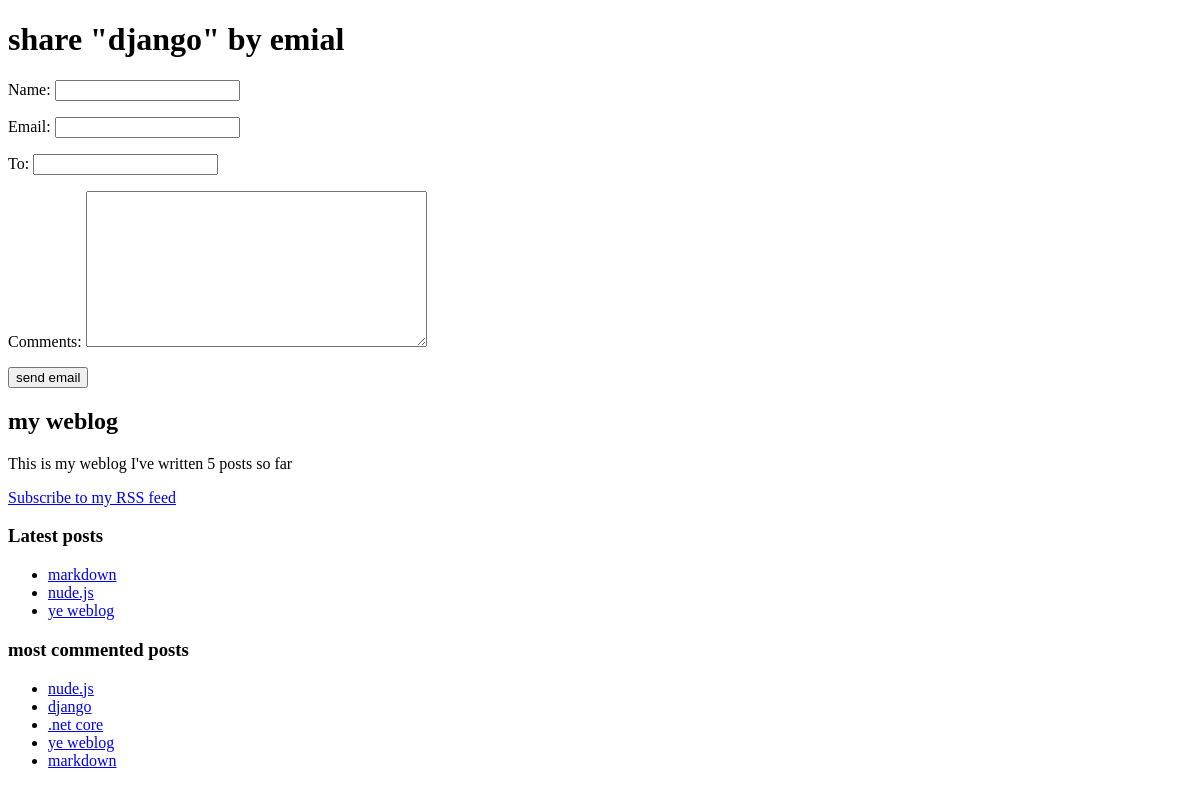
The app's page /weblog/1/share/, older data.
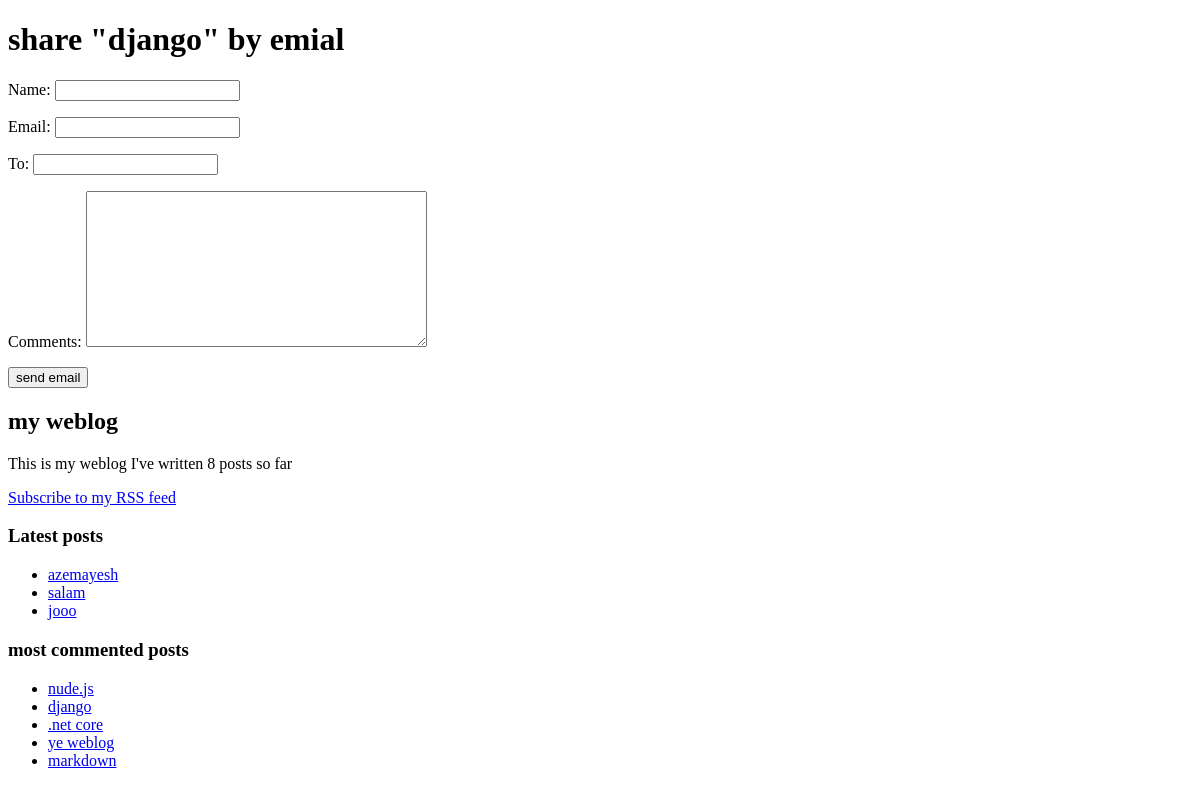
The same page, newer data.
### weblog/models.py (models this page shows, shortened)
class Post(models.Model):
    class Status(models.TextChoices):
        DRAFT = 'DF','Draft'
        PUBLISHED = 'PB' , 'Published'
    title = models.CharField(max_length=100)
    slug = models.SlugField(max_length=200,unique_for_date='publish')
    author = models.ForeignKey(User,on_delete=models.CASCADE,related_name='weblog_posts')
    body = models.TextField()
    publish = models.DateTimeField(default=timezone.now)
    created = models.DateTimeField(auto_now_add=True)
    updated = models.DateTimeField(auto_now=True)
    status = models.CharField(max_length=2,choices=Status.choices,default=Status.DRAFT)
    objects = models.Manager()
    published = PublishedManager()
    tags = TaggableManager()
    class Meta:
        ordering = ['-publish']
        indexes = [models.Index(fields=['-publish'])]
    def get_absolute_url(self):
        return reverse("weblog:post_detail", args=[self.publish.year,
                                                                    self.publish.month,
                                                                    self.publish.day,
                                                                    self.slug])

### weblog/views.py (the view)
# urls.py: path('<int:post_id>/share/', views.post_share, name='post_share'),
def post_share (request , post_id):
    post = get_object_or_404(Post,id=post_id,status=Post.Status.PUBLISHED)
    sent = False
    if request.method =='POST':
        form = EmailPostForm(request.POST)
        if form.is_valid():
            cd = form.cleaned_data
            post_url = request.build_absolute_uri(post.get_absolute_url())
            subject = f"{cd['name']} recomends u read" \
                f"{post.title}"
            message = f"Read {post.title} at {post_url}\n \n" \
                f"{cd['name']}\'s comment : {cd['comments']}"
            send_mail(subject , message , 'a.rezvandar@gmail.com',[cd['to']])
            sent = True
    else:
        form = EmailPostForm()
    return render(request,'weblog/post/share.html'
                  ,{'post':post, 'form':form , 'sent':sent})

### weblog/forms.py
class EmailPostForm (forms.Form):
    name = forms.CharField(max_length=250)
    email=forms.EmailField()
    to=forms.EmailField()
    comments=forms.CharField(required=False
                             ,widget=forms.Textarea)

### weblog/models.py (called while the page is built)
    def get_queryset(self):
        return super().get_queryset()\
            .filter(status=Post.Status.PUBLISHED)

### weblog/templatetags/weblog_tags.py (called while the page is built)
@register.simple_tag
def total_posts():
    return Post.published.count()

@register.inclusion_tag('weblog/post/latest_posts.html')
def show_latest_posts(count=5):
    latest_posts = Post.published.order_by('-publish')[:count]
    return {'latest_posts':latest_posts}

@register.simple_tag
def get_most_commented_posts(count=5):
    return Post.published.annotate(
               total_comments=Count('comments')
           ).order_by('-total_comments')[:count]

### weblog/templates/weblog/post/share.html (shortened to what this page needs)
{% extends 'weblog/base.html' %}
{% block content %}
    {% if sent %}
    <h1>Email successfully sent</h1>
    <p>"{{post.title}}" was successfully sent to {{ form.cleaned_data.to }}</p>
   {% else %}
        <h1>share "{{post.title}}" by emial </h1>
        <form method="post">
                       {{form.as_p}}
            <input type="submit" value="send email">
        </form>
    {% endif %}
{% endblock content %}

### weblog/templates/weblog/base.html (shortened to what this page needs)
{% load weblog_tags %}
{% load static %}
<!DOCTYPE html>
<html>
    <head>
    </head>
    <body>
        <div id="content">{% block content %}{% endblock %}</div>
        <div id="sidebar">
            <h2>my weblog</h2>
            <p>This is my weblog
                I've written {% total_posts %} posts so far
            </p>
            <p><a href="{% url 'weblog:post_feed' %}">
                Subscribe to my RSS feed
            </a></p>
            <h3>Latest posts</h3>
            {% show_latest_posts 3 %}
            <h3>most commented posts</h3>
            {% get_most_commented_posts as most_commented_posts%}
            <ul>
            {% for post in most_commented_posts %}
            <li><a href="{{post.get_absolute_url}}">{{post.title}}</a></li>
            {% endfor %}
                </ul>
        </div>
    </body>
</html>

### weblog/templates/weblog/post/latest_posts.html
<ul>
    {% for post in latest_posts %}
        <li><a href="{{post.get_absolute_url}}">{{ post.title }}</a></li>
    {% endfor %}
</ul>

Row changes from the older to the newer data that the page shows:
no longer on one of the page's lists (row unchanged): Post: title "nude.js"
no longer on one of the page's lists (row unchanged): Post: title "ye weblog"
no longer on one of the page's lists (row unchanged): Post: title "markdown"
added Post: title "azemayesh", shown under "Latest posts"
added Post: title "salam", shown under "Latest posts"
added Post: title "jooo", shown under "Latest posts"
Text that changed along with them:
text no longer shown: "5"
text now shown: "8"
